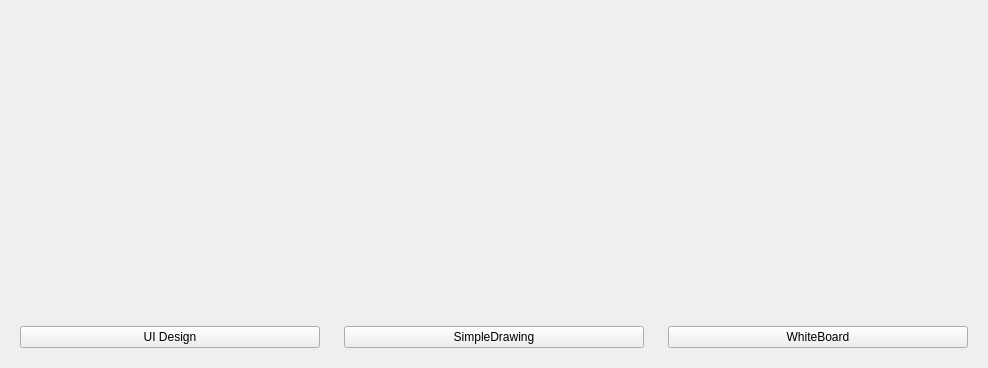
<?xml version="1.0" encoding="UTF-8"?>
<ui version="4.0">
 <class>boardPane</class>
 <widget class="QWidget" name="boardPane">
  <property name="geometry">
   <rect>
    <x>0</x>
    <y>0</y>
    <width>960</width>
    <height>350</height>
   </rect>
  </property>
  <property name="windowTitle">
   <string>Form</string>
  </property>
  <property name="styleSheet">
   <string notr="true">QLabel{
	
	color: rgb(0, 0, 0);
}</string>
  </property>
  <layout class="QHBoxLayout" name="horizontalLayout">
   <item>
    <widget class="QFrame" name="uidesignFrame">
     <layout class="QVBoxLayout" name="uidesignVBox">
      <item alignment="Qt::AlignHCenter">
       <widget class="QLabel" name="imgLabelUIDesgin">
        <property name="minimumSize">
         <size>
          <width>300</width>
          <height>300</height>
         </size>
        </property>
        <property name="maximumSize">
         <size>
          <width>300</width>
          <height>300</height>
         </size>
        </property>
        <property name="text">
         <string/>
        </property>
        <property name="pixmap">
         <pixmap>../assets/UiDesignThumbNail.png</pixmap>
        </property>
        <property name="scaledContents">
         <bool>true</bool>
        </property>
        <property name="alignment">
         <set>Qt::AlignCenter</set>
        </property>
        <property name="wordWrap">
         <bool>false</bool>
        </property>
        <property name="margin">
         <number>20</number>
        </property>
       </widget>
      </item>
      <item>
       <widget class="QPushButton" name="uiDesginPBtn">
        <property name="text">
         <string>UI Design</string>
        </property>
       </widget>
      </item>
     </layout>
    </widget>
   </item>
   <item>
    <widget class="QFrame" name="simpleDrawingFrame_2">
     <layout class="QVBoxLayout" name="simpleDrawingFrame">
      <item alignment="Qt::AlignHCenter">
       <widget class="QLabel" name="imgLabelSimpleDrawing">
        <property name="minimumSize">
         <size>
          <width>300</width>
          <height>300</height>
         </size>
        </property>
        <property name="maximumSize">
         <size>
          <width>300</width>
          <height>300</height>
         </size>
        </property>
        <property name="text">
         <string/>
        </property>
        <property name="pixmap">
         <pixmap>../assets/SimpleDrawingThumbnail.png</pixmap>
        </property>
        <property name="scaledContents">
         <bool>true</bool>
        </property>
        <property name="alignment">
         <set>Qt::AlignCenter</set>
        </property>
        <property name="wordWrap">
         <bool>false</bool>
        </property>
        <property name="margin">
         <number>20</number>
        </property>
       </widget>
      </item>
      <item>
       <widget class="QPushButton" name="simpleDrawingPBtn">
        <property name="text">
         <string>SimpleDrawing</string>
        </property>
       </widget>
      </item>
     </layout>
    </widget>
   </item>
   <item>
    <widget class="QFrame" name="whiteBoardFrame">
     <layout class="QVBoxLayout" name="whiteboardVBox">
      <item alignment="Qt::AlignHCenter">
       <widget class="QLabel" name="imgLabelWhiteBoard">
        <property name="minimumSize">
         <size>
          <width>300</width>
          <height>300</height>
         </size>
        </property>
        <property name="maximumSize">
         <size>
          <width>300</width>
          <height>300</height>
         </size>
        </property>
        <property name="text">
         <string/>
        </property>
        <property name="pixmap">
         <pixmap>../assets/WhiteBoardThumbNail.png</pixmap>
        </property>
        <property name="scaledContents">
         <bool>true</bool>
        </property>
        <property name="alignment">
         <set>Qt::AlignCenter</set>
        </property>
        <property name="wordWrap">
         <bool>false</bool>
        </property>
        <property name="margin">
         <number>20</number>
        </property>
       </widget>
      </item>
      <item>
       <widget class="QPushButton" name="whiteBoardPBtn">
        <property name="text">
         <string>WhiteBoard</string>
        </property>
       </widget>
      </item>
     </layout>
    </widget>
   </item>
  </layout>
 </widget>
 <resources/>
 <connections/>
</ui>
